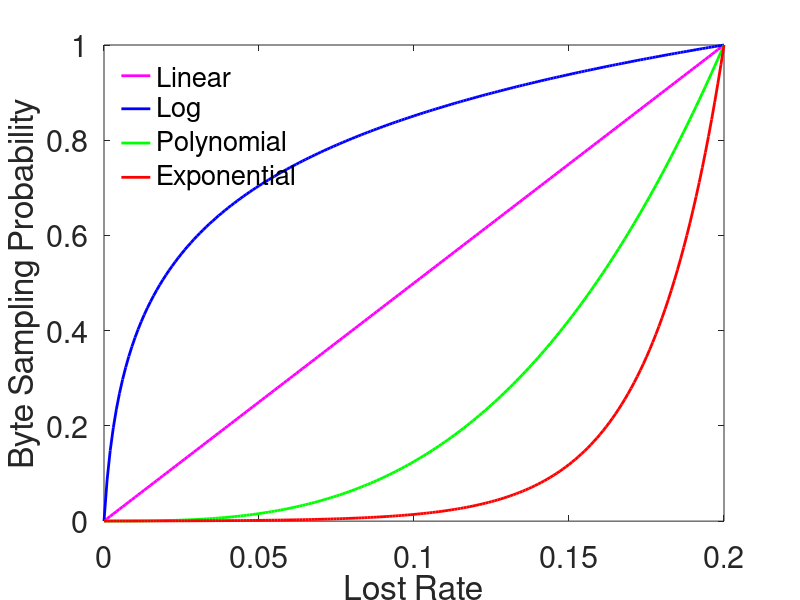

MATLAB code for this plot:
figure
x=0:0.001:0.2;
%loss volume, p0=2.2e-6
%linearY=6.67e-5*x+2.2e-6;  
%polynomialY=2.9629564e-13*x.^3+2.2e-6;
%logY=0.104*log(x+1);
%log10Y=0.2395*log(x+1)/log(10);
%expY=2.2e-6*exp(8.6847e-4*x)

%loss volume, p0=4e-5
%linearY=0.000066664*x + 4e-5;
%polynomialY=2.962844444e-13*x.^3 + 4e-5;
%logY=0.104*log(x+1);
%expY=4e-5*exp(6.7510874e-4*x);

%loss rate, p0=2e-4
linearY=4.999*x + 2e-4;
polynomialY=124.975*x.^3 + 2e-4;
logY=0.2181*log(485.1930*x+1.0009);
expY=2e-4*exp(42.58596596*x);

hold on;
%plot(x,linearY, 'b', 'LineWidth', 2)
%plot(x,logY, 'g', 'LineWidth', 2)
%plot(x,polynomialY, 'Color',  [1 0.5 0.2], 'LineWidth', 2)
%plot(x,expY, 'Color', [0.8 ,0, 0], 'LineWidth', 2)

plot(x,linearY, 'm', 'LineWidth', 2)
plot(x,logY, 'b', 'LineWidth', 2)
plot(x,polynomialY, 'g', 'LineWidth', 2)
plot(x,expY, 'r', 'LineWidth', 2)

legend('Linear', 'Log', 'Polynomial', 'Exponential')
legend('location', 'northwest');
legend('boxoff');
axis([0,0.2,0,1])
xlabel('Lost Rate', 'FontSize', 22)
ylabel('Byte Sampling Probability', 'FontSize', 22)
set(gca, 'FontSize', 22)
box on;
